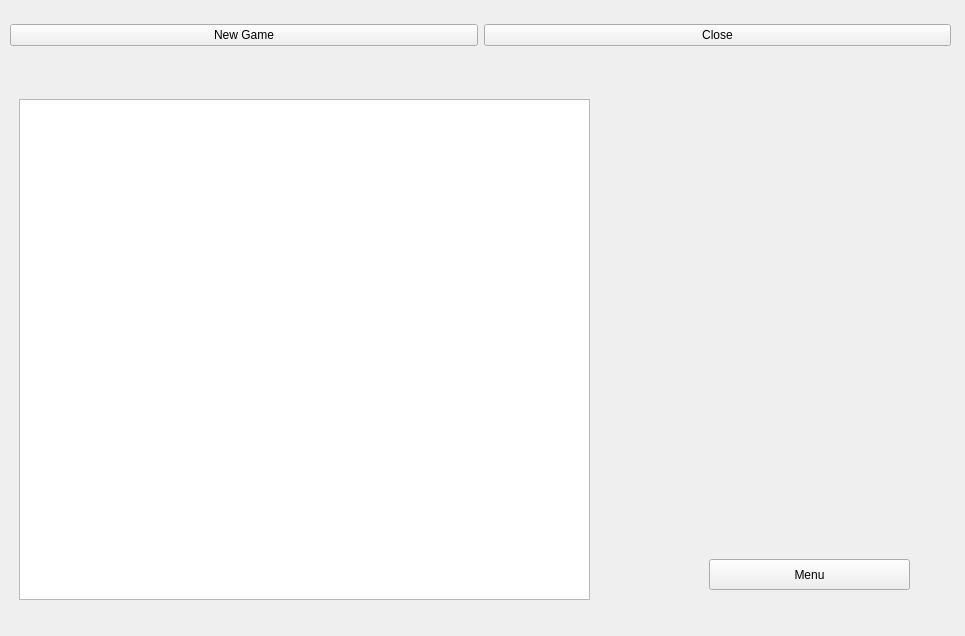
<?xml version="1.0" encoding="UTF-8"?>
<ui version="4.0">
 <class>Widget</class>
 <widget class="QWidget" name="Widget">
  <property name="geometry">
   <rect>
    <x>0</x>
    <y>0</y>
    <width>965</width>
    <height>636</height>
   </rect>
  </property>
  <property name="windowTitle">
   <string>Widget</string>
  </property>
  <widget class="QWidget" name="menuWidget" native="true">
   <property name="geometry">
    <rect>
     <x>10</x>
     <y>10</y>
     <width>941</width>
     <height>61</height>
    </rect>
   </property>
   <property name="focusPolicy">
    <enum>Qt::NoFocus</enum>
   </property>
   <widget class="QWidget" name="horizontalLayoutWidget">
    <property name="geometry">
     <rect>
      <x>0</x>
      <y>0</y>
      <width>941</width>
      <height>51</height>
     </rect>
    </property>
    <layout class="QHBoxLayout" name="horizontalLayout">
     <item>
      <widget class="QPushButton" name="newGameButton">
       <property name="text">
        <string>New Game</string>
       </property>
      </widget>
     </item>
     <item>
      <widget class="QPushButton" name="closeButton">
       <property name="text">
        <string>Close</string>
       </property>
      </widget>
     </item>
    </layout>
   </widget>
  </widget>
  <widget class="QWidget" name="gameWidget" native="true">
   <property name="geometry">
    <rect>
     <x>9</x>
     <y>79</y>
     <width>941</width>
     <height>541</height>
    </rect>
   </property>
   <widget class="QPushButton" name="menuButton">
    <property name="geometry">
     <rect>
      <x>700</x>
      <y>480</y>
      <width>201</width>
      <height>31</height>
     </rect>
    </property>
    <property name="text">
     <string>Menu</string>
    </property>
   </widget>
   <widget class="QTableWidget" name="tableWidget">
    <property name="geometry">
     <rect>
      <x>10</x>
      <y>20</y>
      <width>571</width>
      <height>501</height>
     </rect>
    </property>
   </widget>
   <widget class="QLabel" name="label">
    <property name="geometry">
     <rect>
      <x>680</x>
      <y>50</y>
      <width>201</width>
      <height>191</height>
     </rect>
    </property>
    <property name="text">
     <string/>
    </property>
    <property name="pixmap">
     <pixmap>../../Pictures/Screenshot from 2021-07-24 20-35-19.png</pixmap>
    </property>
   </widget>
  </widget>
 </widget>
 <resources/>
 <connections>
  <connection>
   <sender>closeButton</sender>
   <signal>clicked()</signal>
   <receiver>Widget</receiver>
   <slot>close()</slot>
   <hints>
    <hint type="sourcelabel">
     <x>522</x>
     <y>46</y>
    </hint>
    <hint type="destinationlabel">
     <x>492</x>
     <y>212</y>
    </hint>
   </hints>
  </connection>
  <connection>
   <sender>newGameButton</sender>
   <signal>clicked()</signal>
   <receiver>menuWidget</receiver>
   <slot>hide()</slot>
   <hints>
    <hint type="sourcelabel">
     <x>99</x>
     <y>28</y>
    </hint>
    <hint type="destinationlabel">
     <x>74</x>
     <y>70</y>
    </hint>
   </hints>
  </connection>
  <connection>
   <sender>menuButton</sender>
   <signal>clicked()</signal>
   <receiver>menuWidget</receiver>
   <slot>show()</slot>
   <hints>
    <hint type="sourcelabel">
     <x>683</x>
     <y>509</y>
    </hint>
    <hint type="destinationlabel">
     <x>677</x>
     <y>67</y>
    </hint>
   </hints>
  </connection>
  <connection>
   <sender>menuButton</sender>
   <signal>clicked()</signal>
   <receiver>gameWidget</receiver>
   <slot>hide()</slot>
   <hints>
    <hint type="sourcelabel">
     <x>709</x>
     <y>504</y>
    </hint>
    <hint type="destinationlabel">
     <x>699</x>
     <y>455</y>
    </hint>
   </hints>
  </connection>
  <connection>
   <sender>newGameButton</sender>
   <signal>clicked()</signal>
   <receiver>gameWidget</receiver>
   <slot>show()</slot>
   <hints>
    <hint type="sourcelabel">
     <x>228</x>
     <y>39</y>
    </hint>
    <hint type="destinationlabel">
     <x>220</x>
     <y>124</y>
    </hint>
   </hints>
  </connection>
 </connections>
</ui>
